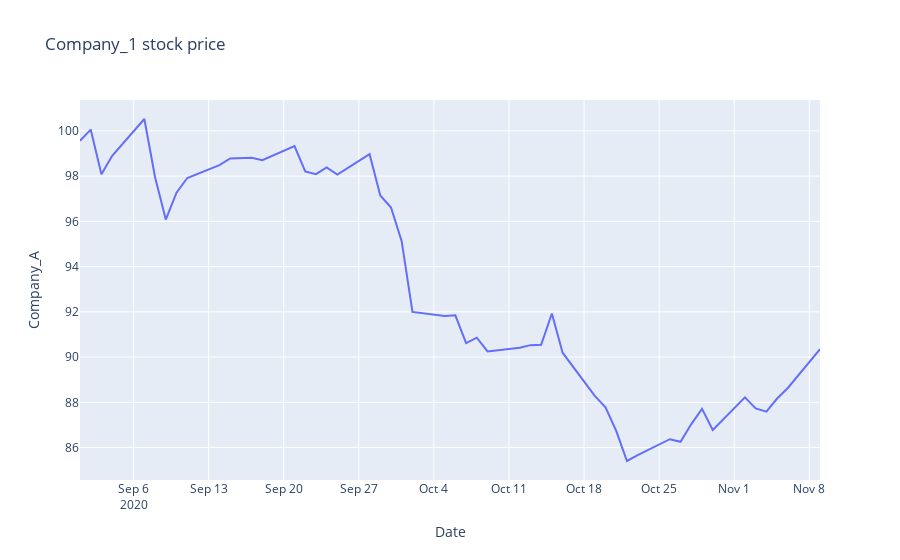

The notebook cell saved with this chart:
### Code cell
import numpy as np
import pandas as pd
import plotly.express as px

returns = np.random.randn(50)
price = 100 + np.cumsum(returns)

dates = pd.date_range(start='2020-09-01', periods=50, freq='B')
df = pd.DataFrame(zip(dates, price), columns=['Date','Company_A'])

fig = px.line(df, x='Date', y='Company_A', title='Company_1 stock price')
fig.show()
